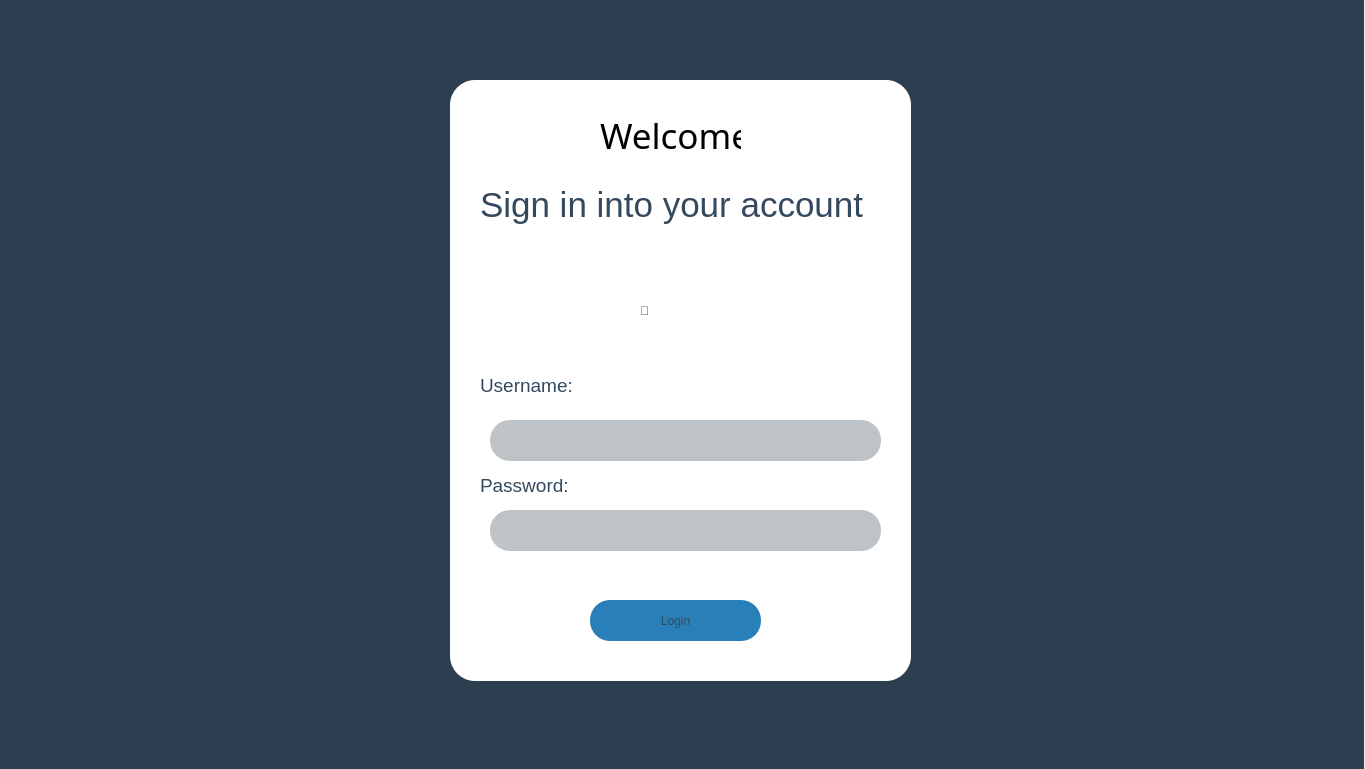
<?xml version="1.0" encoding="UTF-8"?>
<ui version="4.0">
 <class>win</class>
 <widget class="QDialog" name="win">
  <property name="geometry">
   <rect>
    <x>0</x>
    <y>0</y>
    <width>1365</width>
    <height>769</height>
   </rect>
  </property>
  <property name="windowTitle">
   <string>Dialog</string>
  </property>
  <property name="styleSheet">
   <string notr="true"/>
  </property>
  <widget class="QFrame" name="bg">
   <property name="geometry">
    <rect>
     <x>0</x>
     <y>0</y>
     <width>1364</width>
     <height>769</height>
    </rect>
   </property>
   <property name="sizePolicy">
    <sizepolicy hsizetype="Expanding" vsizetype="Expanding">
     <horstretch>0</horstretch>
     <verstretch>0</verstretch>
    </sizepolicy>
   </property>
   <property name="styleSheet">
    <string notr="true">#bg{background-color: rgb(44, 62, 80);
	}
</string>
   </property>
   <widget class="QFrame" name="frame">
    <property name="geometry">
     <rect>
      <x>450</x>
      <y>80</y>
      <width>461</width>
      <height>601</height>
     </rect>
    </property>
    <property name="styleSheet">
     <string notr="true">background-color: rgb(255, 255, 255);
border-radius:25px;</string>
    </property>
    <property name="frameShape">
     <enum>QFrame::StyledPanel</enum>
    </property>
    <property name="frameShadow">
     <enum>QFrame::Raised</enum>
    </property>
    <widget class="QLabel" name="label">
     <property name="geometry">
      <rect>
       <x>150</x>
       <y>10</y>
       <width>141</width>
       <height>91</height>
      </rect>
     </property>
     <property name="font">
      <font>
       <family>Maiandra GD</family>
       <pointsize>26</pointsize>
       <weight>50</weight>
       <italic>false</italic>
       <bold>false</bold>
      </font>
     </property>
     <property name="styleSheet">
      <string notr="true">font: 26pt &quot;Maiandra GD&quot;;
</string>
     </property>
     <property name="text">
      <string>&lt;html&gt;&lt;head/&gt;&lt;body&gt;&lt;p&gt;Welcome&lt;/p&gt;&lt;/body&gt;&lt;/html&gt;</string>
     </property>
    </widget>
    <widget class="QLabel" name="label_2">
     <property name="geometry">
      <rect>
       <x>30</x>
       <y>100</y>
       <width>391</width>
       <height>51</height>
      </rect>
     </property>
     <property name="styleSheet">
      <string notr="true">font: 36pt &quot;Maiandra GD&quot;;
color: rgb(52, 73, 94);</string>
     </property>
     <property name="text">
      <string>&lt;html&gt;&lt;head/&gt;&lt;body&gt;&lt;p&gt;&lt;span style=&quot; font-size:26pt; color:#34495e;&quot;&gt;Sign in into your account&lt;/span&gt;&lt;/p&gt;&lt;/body&gt;&lt;/html&gt;</string>
     </property>
    </widget>
    <widget class="QLabel" name="label_3">
     <property name="geometry">
      <rect>
       <x>190</x>
       <y>180</y>
       <width>81</width>
       <height>101</height>
      </rect>
     </property>
     <property name="styleSheet">
      <string notr="true">border: none;
font: 56pt &quot;Maiandra GD&quot;;
color:rgb(52, 73, 94);</string>
     </property>
     <property name="text">
      <string></string>
     </property>
    </widget>
    <widget class="QLabel" name="label_6">
     <property name="geometry">
      <rect>
       <x>30</x>
       <y>290</y>
       <width>101</width>
       <height>31</height>
      </rect>
     </property>
     <property name="styleSheet">
      <string notr="true">font: 14pt;
</string>
     </property>
     <property name="text">
      <string>&lt;html&gt;&lt;head/&gt;&lt;body&gt;&lt;p&gt;&lt;span style=&quot; color:#34495e;&quot;&gt;Username:&lt;/span&gt;&lt;/p&gt;&lt;/body&gt;&lt;/html&gt;</string>
     </property>
    </widget>
    <widget class="QLineEdit" name="UnameBox">
     <property name="geometry">
      <rect>
       <x>40</x>
       <y>340</y>
       <width>391</width>
       <height>41</height>
      </rect>
     </property>
     <property name="styleSheet">
      <string notr="true">border-radius:20px;
font: 12pt;
background-color: rgb(189, 195, 199);</string>
     </property>
    </widget>
    <widget class="QLabel" name="label_4">
     <property name="geometry">
      <rect>
       <x>30</x>
       <y>390</y>
       <width>101</width>
       <height>31</height>
      </rect>
     </property>
     <property name="styleSheet">
      <string notr="true">font: 14pt;
</string>
     </property>
     <property name="text">
      <string>&lt;html&gt;&lt;head/&gt;&lt;body&gt;&lt;p&gt;&lt;span style=&quot; color:#34495e;&quot;&gt;Password:&lt;/span&gt;&lt;/p&gt;&lt;/body&gt;&lt;/html&gt;</string>
     </property>
    </widget>
    <widget class="QLineEdit" name="PwordBox">
     <property name="geometry">
      <rect>
       <x>40</x>
       <y>430</y>
       <width>391</width>
       <height>41</height>
      </rect>
     </property>
     <property name="styleSheet">
      <string notr="true">border-radius:20px;
font: 12pt;
background-color: rgb(189, 195, 199);</string>
     </property>
    </widget>
    <widget class="QPushButton" name="LoginButton">
     <property name="geometry">
      <rect>
       <x>140</x>
       <y>520</y>
       <width>171</width>
       <height>41</height>
      </rect>
     </property>
     <property name="styleSheet">
      <string notr="true">border-radius:20px;
font: 18pt &quot;Maiandra GD&quot;;
background-color: rgb(41, 128, 185);
color: rgb(52, 73, 94);</string>
     </property>
     <property name="text">
      <string>Login</string>
     </property>
    </widget>
    <widget class="QLabel" name="error">
     <property name="geometry">
      <rect>
       <x>70</x>
       <y>480</y>
       <width>291</width>
       <height>20</height>
      </rect>
     </property>
     <property name="styleSheet">
      <string notr="true">color: rgb(255, 0, 0);</string>
     </property>
     <property name="text">
      <string>&lt;html&gt;&lt;head/&gt;&lt;body&gt;&lt;p&gt;&lt;br/&gt;&lt;/p&gt;&lt;/body&gt;&lt;/html&gt;</string>
     </property>
    </widget>
   </widget>
  </widget>
 </widget>
 <resources/>
 <connections/>
</ui>
